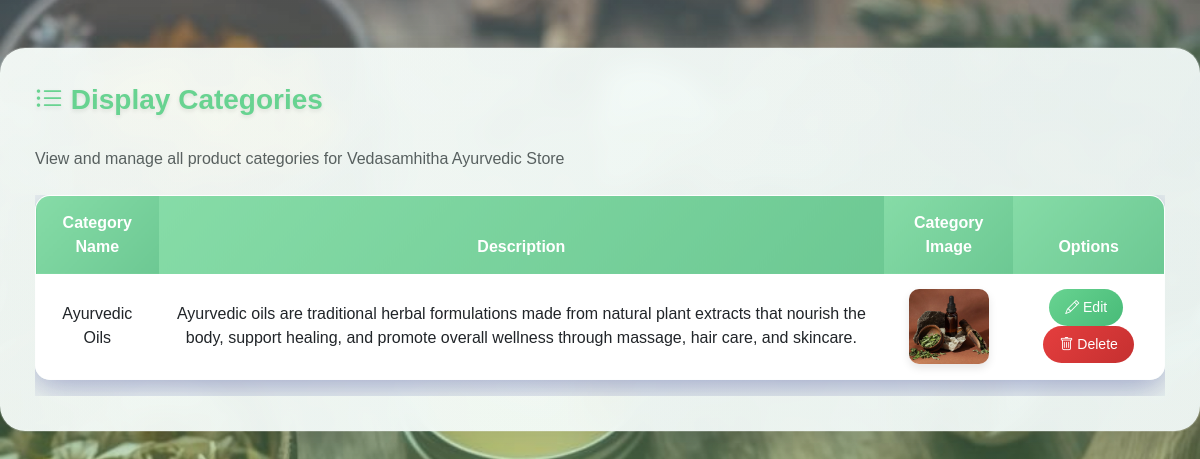
The page /Ayur_admin/Display_category/ on the database as committed earlier.
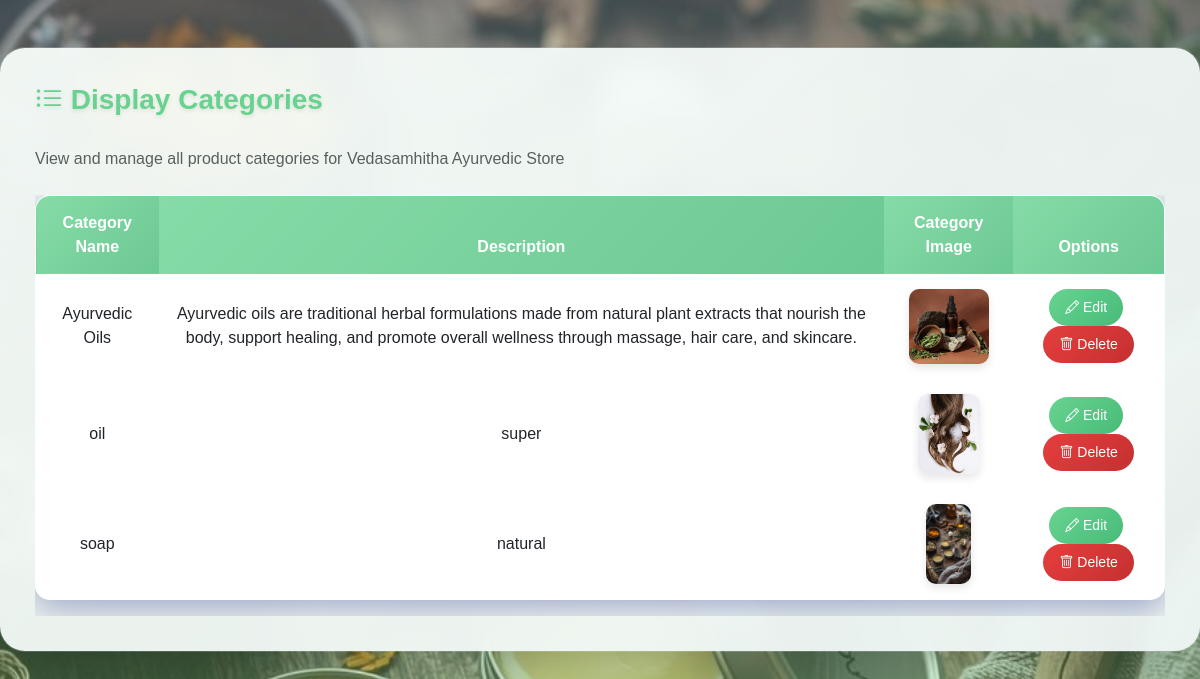
The same page on the database as committed later.
### Ayur_admin/models.py (models this page shows)
class Categorydb(models.Model):
    CategoryName=models.CharField(max_length=40,blank=True,null=True)
    Description=models.TextField(blank=True,null=True)
    CategoryImage=models.ImageField(upload_to="Category",null=True,blank=True)

### Ayur_admin/views.py (the view)
# urls.py: path('Display_category/',views.display_category,name="display_category"),
def display_category(request):
    data=Categorydb.objects.all()
    return render(request,"Display_Category.html",{'data':data})

### Ayur_admin/templates/Display_Category.html (shortened to what this page needs)
<!DOCTYPE html>
<html lang="en">
<head>
    <link href="https://cdn.jsdelivr.net/npm/bootstrap@5.3.0/dist/css/bootstrap.min.css" rel="stylesheet">
    <link href="https://cdn.jsdelivr.net/npm/bootstrap-icons/font/bootstrap-icons.css" rel="stylesheet">
</head>
<body>
<div class="container mt-5 mb-5">
    <div class="mb-4">
        <h3 class="page-title">
            <i class="bi bi-list-ul"></i> Display Categories
        </h3>
        <p class="text-muted mb-0">View and manage all product categories for Vedasamhitha Ayurvedic Store</p>
    </div>
    <div class="table-responsive">
        <table class="table table-hover">
            <thead>
                <tr>
                    <th>Category Name</th>
                    <th>Description</th>
                    <th>Category Image</th>
                    <th>Options</th>
                </tr>
            </thead>
            <tbody>
                {% for i in data %}
                <tr>
                    <td>{{i.CategoryName}}</td>
                    <td>{{i.Description}}</td>
                    <td>
                        {% if i.CategoryImage %}
                            <img src="{{i.CategoryImage.url}}" alt="{{i.CategoryName}}" class="category-image">
                        {% else %}
                            <span class="text-muted">No Image</span>
                        {% endif %}
                    </td>
                    <td>
                        <a href="{% url 'edit_category' category_id=i.id %}">
                            <button class="btn btn-edit">
                                <i class="bi bi-pencil"></i> Edit
                            </button>
                        </a>
                        <a href="{% url 'delete_category' category_id=i.id %}">
                            <button class="btn btn-delete">
                                <i class="bi bi-trash"></i> Delete
                            </button>
                        </a>
                    </td>
                </tr>
                {% empty %}
                <tr>
                    <td colspan="4" class="no-data">
                        <i class="bi bi-info-circle"></i> No categories found. <a href="{% url 'add_category' %}">Add a new category</a>.
                    </td>
                </tr>
                {% endfor %}
            </tbody>
        </table>
    </div>
</div>
</body>
</html>

### Ayur_admin/templates/Display_Category.html (style rules this page uses)
body { background: linear-gradient(rgba(173, 216, 230, 0.3), rgba(144, 238, 144, 0.3)), url('/static/Dashboard/assets/images/Myimages/make2.jpg') no-repeat center center fixed; background-size: cover; font-family: 'Arial', sans-serif; color: #4a5568; }
.container { background: linear-gradient(135deg, rgba(255, 255, 255, 0.95), rgba(248, 250, 252, 0.95)); border-radius: 25px; padding: 35px; box-shadow: 0 10px 40px rgba(0, 0, 0, 0.15), 0 0 0 1px rgba(255, 255, 255, 0.2); border: none; backdrop-filter: blur(10px); position: relative; max-width: 1200px; margin: 0 auto; }
.container::before { content: ''; position: absolute; top: 0; left: 0; right: 0; bottom: 0; background: linear-gradient(135deg, rgba(104, 211, 145, 0.05), rgba(72, 187, 120, 0.05)); border-radius: 25px; pointer-events: none; }
.page-title { font-weight: 600; color: #68d391; text-shadow: 0 2px 4px rgba(0, 0, 0, 0.1); margin-bottom: 30px; }
.table { background: rgba(255, 255, 255, 0.9); border-radius: 15px; overflow: hidden; box-shadow: 0 8px 32px rgba(31, 38, 135, 0.37); backdrop-filter: blur(10px); border: 1px solid rgba(255, 255, 255, 0.18); }
.table thead th { background: linear-gradient(135deg, rgba(104, 211, 145, 0.8), rgba(72, 187, 120, 0.8)); color: white; border: none; font-weight: 600; padding: 15px; text-align: center; }
.table tbody td { border: none; padding: 15px; text-align: center; vertical-align: middle; }
.table tbody tr:nth-child(even) { background: rgba(237, 242, 247, 0.5); }
.btn-edit { background: linear-gradient(135deg, #68d391, #48bb78); border: none; color: white; padding: 8px 16px; border-radius: 20px; font-size: 14px; margin-right: 5px; transition: all 0.3s ease; }
.btn-delete { background: linear-gradient(135deg, #e53e3e, #c53030); border: none; color: white; padding: 8px 16px; border-radius: 20px; font-size: 14px; transition: all 0.3s ease; }
.category-image { max-width: 80px; max-height: 80px; border-radius: 10px; object-fit: cover; box-shadow: 0 4px 8px rgba(0, 0, 0, 0.1); }

Rows that differ between the two databases and show on the page:
added Categorydb: CategoryName "oil", Description "super", CategoryImage (picture)
added Categorydb: CategoryName "soap", Description "natural", CategoryImage (picture)
